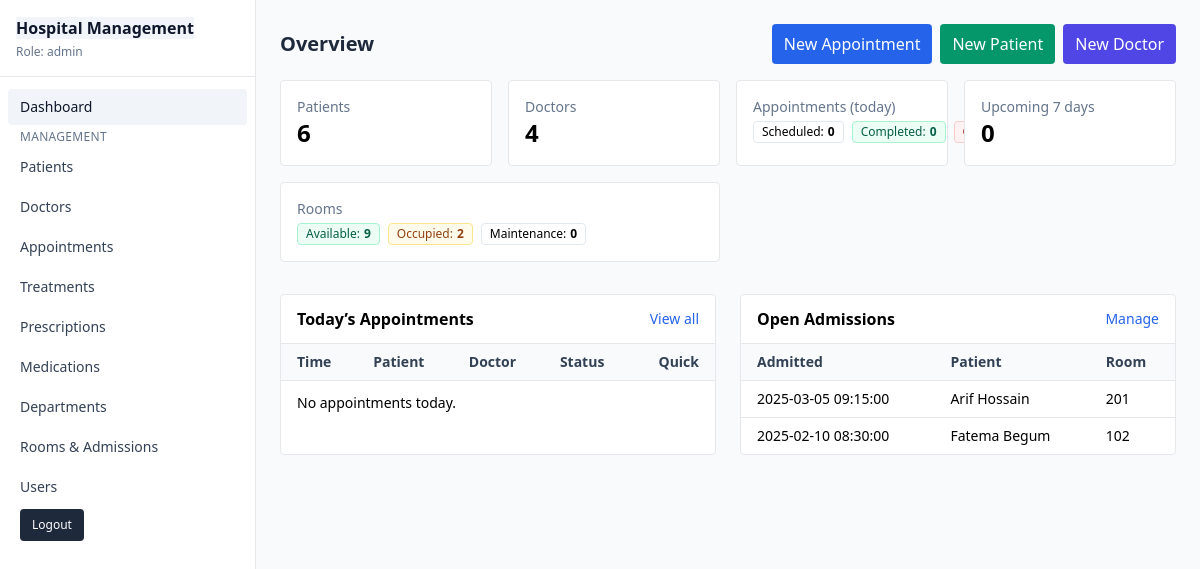
Page /dashboard/index.php (signed in) on the committed database.
### tables this page shows
CREATE TABLE IF NOT EXISTS admissions (
  id INT AUTO_INCREMENT PRIMARY KEY,
  patient_id INT NOT NULL,
  room_id INT NOT NULL,
  admitted_on DATETIME NOT NULL,
  discharged_on DATETIME NULL,
  notes TEXT NULL,
  FOREIGN KEY (patient_id) REFERENCES patients(id) ON DELETE CASCADE,
  FOREIGN KEY (room_id) REFERENCES rooms(id) ON DELETE RESTRICT
);

CREATE TABLE IF NOT EXISTS patients (
  id INT AUTO_INCREMENT PRIMARY KEY,
  first_name VARCHAR(100) NOT NULL,
  last_name VARCHAR(100) NOT NULL,
  gender ENUM('male','female','other') NULL,
  birthdate DATE NULL,
  phone VARCHAR(30) NULL,
  email VARCHAR(190) NULL,
  address VARCHAR(255) NULL
);

CREATE TABLE IF NOT EXISTS rooms (
  id INT AUTO_INCREMENT PRIMARY KEY,
  room_number VARCHAR(20) NOT NULL UNIQUE,
  type ENUM('General','Private','ICU','Emergency','Maternity') NULL,
  status ENUM('available','occupied','maintenance') NOT NULL DEFAULT 'available'
);

### config.php (called while the page is built, shortened)
<?php
function current_user()
{
	return $_SESSION['user'] ?? null;
}

### database.php (called while the page is built, shortened)
<?php
require_once __DIR__ . '/config.php';
function db(): PDO
{
	static $pdo = null;
	if ($pdo instanceof PDO) {
		return $pdo;
	}
	$dsn = 'mysql:host=' . DB_HOST . ';dbname=' . DB_NAME . ';charset=utf8mb4';
	$options = [
		PDO::ATTR_ERRMODE => PDO::ERRMODE_EXCEPTION,
		PDO::ATTR_DEFAULT_FETCH_MODE => PDO::FETCH_ASSOC,
		PDO::ATTR_EMULATE_PREPARES => false,
	];
	$pdo = new PDO($dsn, DB_USER, DB_PASS, $options);
	return $pdo;
}
function simple_stats(): array
{
	$pdo = db();
	$counts = [];
	foreach (
		[
			'patients',
			'doctors',
			'appointments',
			'treatments',
			'rooms',
			'admissions'
		] as $table
	) {
		$counts[$table] = (int) $pdo->query("SELECT COUNT(*) FROM $table")->fetchColumn();
	}
	return $counts;
}
function dashboard_appointments_today(?int $doctorId = null, int $limit = 10): array
{
	$sql = 'SELECT a.*, p.first_name AS patient_first, p.last_name AS patient_last, d.first_name AS doctor_first, d.last_name AS doctor_last
			FROM appointments a
			JOIN patients p ON p.id = a.patient_id
			JOIN doctors d ON d.id = a.doctor_id
			WHERE DATE(a.appointment_date) = CURDATE()';
	$params = [];
	$limit = (int)$limit;
	$sql .= ' ORDER BY a.appointment_date ASC LIMIT ' . $limit;
	$stmt = db()->prepare($sql);
	$stmt->execute($params);
	return $stmt->fetchAll();
}
function dashboard_appointments_today_status_counts(?int $doctorId = null): array
{
	$sql = 'SELECT a.status, COUNT(*) AS c
			FROM appointments a
			WHERE DATE(a.appointment_date) = CURDATE()';
	$params = [];
	$sql .= ' GROUP BY a.status';
	$stmt = db()->prepare($sql);
	$stmt->execute($params);
	$out = ['scheduled' => 0, 'completed' => 0, 'cancelled' => 0];
	foreach ($stmt->fetchAll() as $row) {
		$out[$row['status']] = (int)$row['c'];
	}
	return $out;
}
function dashboard_appointments_upcoming_count(?int $doctorId = null, int $days = 7): int
{
	$from = date('Y-m-d 00:00:00');
	$to = (new DateTime("+{$days} days"))->format('Y-m-d 23:59:59');
	$sql = 'SELECT COUNT(*) FROM appointments a WHERE a.appointment_date > ? AND a.appointment_date <= ?';
	$params = [$from, $to];
	$stmt = db()->prepare($sql);
	$stmt->execute($params);
	return (int)$stmt->fetchColumn();
}
function rooms_occupancy_counts(): array
{
	$stmt = db()->query('SELECT status, COUNT(*) AS c FROM rooms GROUP BY status');
	$out = ['available' => 0, 'occupied' => 0, 'maintenance' => 0];
	foreach ($stmt->fetchAll() as $row) {
		$out[$row['status']] = (int)$row['c'];
	}
	return $out;
}
function admissions_open_list(int $limit = 10): array
{
	$limit = (int)$limit;
	$sql = 'SELECT a.*, p.first_name AS pf, p.last_name AS pl, r.room_number
			FROM admissions a
			JOIN patients p ON p.id = a.patient_id
			JOIN rooms r ON r.id = a.room_id
			WHERE a.discharged_on IS NULL
			ORDER BY a.admitted_on DESC
			LIMIT ' . $limit;
	return db()->query($sql)->fetchAll();
}

### dashboard/index.php (the view, shortened to what this page needs)
<?php
require_once __DIR__ . '/../database.php';
$user = current_user();
$isAdmin = ($user['role'] === ROLE_ADMIN);
$isStaff = ($user['role'] === ROLE_STAFF);
$isDoctor = ($user['role'] === ROLE_DOCTOR);
$doctorId = $isDoctor ? (int)($user['linked_doctor_id'] ?? 0) : 0;
$stats = simple_stats();
$todayApptCounts = dashboard_appointments_today_status_counts($isDoctor && $doctorId ? $doctorId : null);
$todayAppts = dashboard_appointments_today($isDoctor && $doctorId ? $doctorId : null, 10);
$upcoming7 = dashboard_appointments_upcoming_count($isDoctor && $doctorId ? $doctorId : null, 7);
$roomOcc = ($isAdmin || $isStaff) ? rooms_occupancy_counts() : null;
$openAdmissions = ($isAdmin || $isStaff) ? admissions_open_list(8) : [];
?>
<!DOCTYPE html>
<html lang="en">
<head>
	<script src="https://cdn.tailwindcss.com"></script>
</head>
<body class="bg-gray-50">
	<?php include __DIR__ . '/sidebar.php'; ?>
	<main class="md:ml-64 max-w-6xl mx-auto p-6">
		<div class="flex items-center justify-between mb-4">
			<h2 class="text-xl font-semibold text-slate-800">Overview</h2>
			<div class="flex gap-2">
				<?php if ($isAdmin || $isStaff): ?>
					<a href="manage-appointments.php" class="inline-flex items-center rounded bg-blue-600 text-white px-3 py-2 hover:bg-blue-700">New Appointment</a>
					<a href="manage-patients.php" class="inline-flex items-center rounded bg-emerald-600 text-white px-3 py-2 hover:bg-emerald-700">New Patient</a>
				<?php endif; ?>
				<?php if ($isAdmin): ?>
					<a href="manage-doctors.php" class="inline-flex items-center rounded bg-indigo-600 text-white px-3 py-2 hover:bg-indigo-700">New Doctor</a>
				<?php endif; ?>
			</div>
		</div>
		<div class="grid sm:grid-cols-2 lg:grid-cols-4 gap-4 mb-8">
			<div class="rounded border bg-white p-4"><div class="text-sm text-slate-500">Patients</div><div class="text-2xl font-semibold"><?= $stats['patients'] ?></div></div>
			<div class="rounded border bg-white p-4"><div class="text-sm text-slate-500">Doctors</div><div class="text-2xl font-semibold"><?= $stats['doctors'] ?></div></div>
			<div class="rounded border bg-white p-4"><div class="text-sm text-slate-500">Appointments (today)</div>
				<div class="mt-1 flex items-center gap-2 text-xs">
					<span class="inline-flex items-center px-2 py-0.5 rounded border border-slate-200">Scheduled: <span id="count-scheduled" class="ml-1 font-semibold"><?= (int)$todayApptCounts['scheduled'] ?></span></span>
					<span class="inline-flex items-center px-2 py-0.5 rounded border border-emerald-200 text-emerald-800 bg-emerald-50">Completed: <span id="count-completed" class="ml-1 font-semibold"><?= (int)$todayApptCounts['completed'] ?></span></span>
					<span class="inline-flex items-center px-2 py-0.5 rounded border border-red-200 text-red-800 bg-red-50">Cancelled: <span id="count-cancelled" class="ml-1 font-semibold"><?= (int)$todayApptCounts['cancelled'] ?></span></span>
				</div>
			</div>
			<div class="rounded border bg-white p-4"><div class="text-sm text-slate-500">Upcoming 7 days</div><div class="text-2xl font-semibold"><?= (int)$upcoming7 ?></div></div>
			<?php if ($roomOcc): ?>
				<div class="rounded border bg-white p-4 sm:col-span-2 lg:col-span-2"><div class="text-sm text-slate-500">Rooms</div>
					<div class="mt-1 flex items-center gap-2 text-xs">
						<span class="inline-flex items-center px-2 py-0.5 rounded border border-emerald-200 text-emerald-800 bg-emerald-50">Available: <span class="ml-1 font-semibold"><?= (int)$roomOcc['available'] ?></span></span>
						<span class="inline-flex items-center px-2 py-0.5 rounded border border-amber-200 text-amber-800 bg-amber-50">Occupied: <span class="ml-1 font-semibold"><?= (int)$roomOcc['occupied'] ?></span></span>
						<span class="inline-flex items-center px-2 py-0.5 rounded border border-slate-200">Maintenance: <span class="ml-1 font-semibold"><?= (int)$roomOcc['maintenance'] ?></span></span>
					</div>
				</div>
			<?php endif; ?>
		</div>
	<div class="grid lg:grid-cols-2 gap-6">
			<section class="rounded border bg-white">
				<div class="flex items-center justify-between px-4 py-3 border-b">
					<h3 class="font-semibold">Today’s Appointments</h3>
					<a class="text-sm text-blue-600 hover:underline" href="manage-appointments.php">View all</a>
				</div>
				<div class="overflow-x-auto">
					<table class="min-w-full text-sm">
						<thead class="bg-slate-50 text-slate-700"><tr>
							<th class="text-left px-4 py-2">Time</th>
							<th class="text-left px-4 py-2">Patient</th>
							<?php if (!$isDoctor): ?><th class="text-left px-4 py-2">Doctor</th><?php endif; ?>
							<th class="text-left px-4 py-2">Status</th>
							<th class="text-right px-4 py-2">Quick</th>
						</tr></thead>
						<tbody>
							<?php if (!$todayAppts): ?><tr class="border-t"><td class="px-4 py-3" colspan="<?= $isDoctor ? 4 : 5 ?>">No appointments today.</td></tr><?php endif; ?>
						</tbody>
					</table>
				</div>
			</section>
			<?php if ($isAdmin || $isStaff): ?>
			<section class="rounded border bg-white">
				<div class="flex items-center justify-between px-4 py-3 border-b">
					<h3 class="font-semibold">Open Admissions</h3>
					<a class="text-sm text-blue-600 hover:underline" href="manage-rooms.php">Manage</a>
				</div>
				<div class="overflow-x-auto">
					<table class="min-w-full text-sm">
						<thead class="bg-slate-50 text-slate-700"><tr>
							<th class="text-left px-4 py-2">Admitted</th>
							<th class="text-left px-4 py-2">Patient</th>
							<th class="text-left px-4 py-2">Room</th>
						</tr></thead>
						<tbody>
							<?php foreach ($openAdmissions as $a): ?>
								<tr class="border-t">
									<td class="px-4 py-2"><?= htmlspecialchars($a['admitted_on']) ?></td>
									<td class="px-4 py-2"><?= htmlspecialchars($a['pf'].' '.$a['pl']) ?></td>
									<td class="px-4 py-2"><?= htmlspecialchars($a['room_number']) ?></td>
								</tr>
							<?php endforeach; ?>
						</tbody>
					</table>
				</div>
			</section>
			<?php endif; ?>
		</div>
	</main>
</body>
</html>

### rows in the picture
admissions: admitted_on "2025-03-05 09:15:00", patient.last_name "Arif Hossain", room.room_number "201"
admissions: admitted_on "2025-02-10 08:30:00", patient.last_name "Fatema Begum", room.room_number "102"

### other values in the picture
$role "admin"
$stats['patients'] "6"
$stats['doctors'] "4"
$todayApptCounts['scheduled'] "0"
$todayApptCounts['completed'] "0"
$upcoming7 "0"
$roomOcc['available'] "9"
$roomOcc['occupied'] "2"
$roomOcc['maintenance'] "0"
